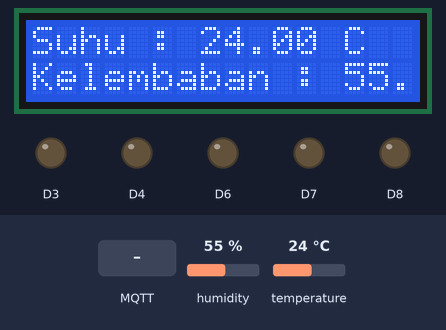
A sketch run on a simulated ESP8266 (NodeMCU). Parts: 16×2 character LCD, output pins drawn as LEDs (lit = HIGH). The test bench sets the inputs (shaded band); at power-on: temperature 24 °C, humidity 55 %. WiFi joins after 1.5 s; servers stay silent unless stated; no MQTT or app messages arrive unless stated; what the sketch prints to the serial monitor is not drawn.

Above: at 2.3 s.
2.4 s: MQTT message "D3=1" arrives on the first subscribed topic
At 3.9 s:
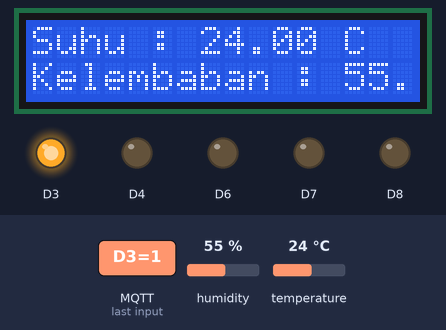
4.2 s: temperature set to 12 °C
At 6.3 s:
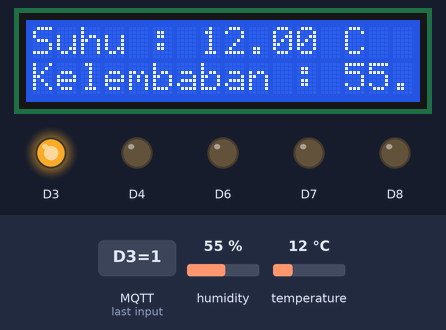
7.5 s: humidity set to 22 %
At 9.3 s:
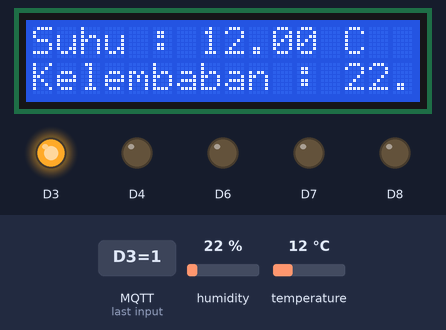
9.6 s: temperature set to 19 °C
At 11.5 s:
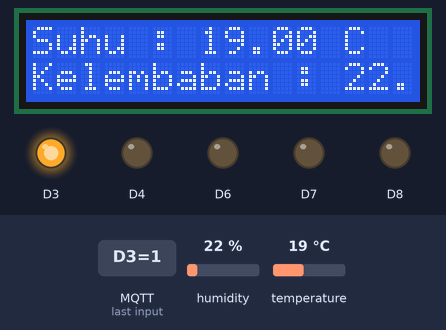
13.8 s: humidity set to 40 %
At 15.5 s:
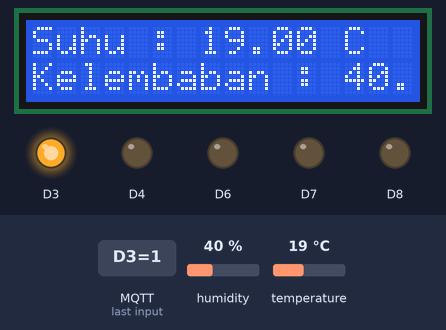
Timing chart, 0 to 17.0 s (numbered marks = the images above; inputs shaded):
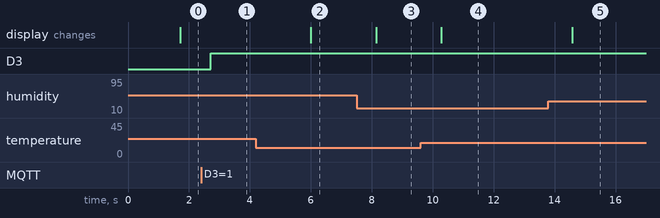

The sketch:

UjianPraktekIOT_FebriDwiSulianto.ino
```cpp
#include <EEPROM.h>
#include <ESP8266WiFi.h>
#include <PubSubClient.h>
#include <Wire.h>
// #include <Adafruit_INA219.h>
#include <stdlib.h>
#include <Wire.h>
#include <LiquidCrystal_I2C.h>
#include "DHT.h"
#define DHTPIN D5
#define DHTTYPE DHT11

DHT dht(DHTPIN, DHTTYPE);
LiquidCrystal_I2C lcd(0x27, 16, 2);

// Connect to the WiFi
const char* ssid = "IOT";
const char* password = "12345678";
const char* mqtt_server = "riset.revolusi-it.com";
const char* user_mqtt="usm";
const char* pass_mqtt="rahasia234";

// const char* mqtt_server = "riset.revolusi-it.com";
const char* topik = "iot/G.231.20.0082";

int stat_D0,stat_D1,stat_D2,stat_D3,stat_D4,stat_D5,stat_D6,stat_D7,stat_D8;

WiFiClient espClient;
PubSubClient client(espClient);
String messages;
String messages2;

void callback(char* topic, byte* payload, unsigned int length) {

 Serial.print("Pesan dari MQTT [");
 Serial.print(topic);
 Serial.print("] ");
 messages="";
 for (int i=0;i<length;i++) { // susun jadi string saja...
  char receivedChar = (char)payload[i];
  messages=messages+(char)payload[i]; // ambil pesannya masukkan dalam string
  }
  // set isi variabel lampu;
  if(messages=="D0=1") { stat_D0=1; }
  if(messages=="D0=0") { stat_D0=0; }
  if(messages=="D1=1") { stat_D1=1; }
  if(messages=="D1=0") { stat_D1=0; }
  if(messages=="D2=1") { stat_D2=1; }
  if(messages=="D2=0") { stat_D2=0; }
  if(messages=="D3=1") { stat_D3=1; }
  if(messages=="D3=0") { stat_D3=0; }
  if(messages=="D4=1") { stat_D4=1; }
  if(messages=="D4=0") { stat_D4=0; }
  if(messages=="D5=1") { stat_D5=1; }
  if(messages=="D5=0") { stat_D5=0; }
  if(messages=="D6=1") { stat_D6=1; }
  if(messages=="D6=0") { stat_D6=0; }
  if(messages=="D7=1") { stat_D7=1; }
  if(messages=="D7=0") { stat_D7=0; }
  if(messages=="D8=1") { stat_D8=1; }
  if(messages=="D8=0") { stat_D8=0; }
  Serial.println(messages);
}


void reconnect() {
 // Loop until we're reconnected
 while (!client.connected()) {
 Serial.print("Menghubungkan diri ke MQTT Server : "+(String)mqtt_server);
 // Attempt to connect
 if (client.connect("G.231.20.0082-Febri",user_mqtt,pass_mqtt)) {
  Serial.println("connected");
  // ... and subscribe to topic
  client.subscribe(topik);
 } else {
  Serial.print("failed, rc=");
  Serial.print(client.state());
  Serial.println(" coba lagi dalam 5 detik...");
  // Wait 5 seconds before retrying
  delay(5000);
  }
 }
}


void cek_suhu_print_lcd()
{

  float h = dht.readHumidity();
  float t = dht.readTemperature();
  lcd.setCursor(0, 0);
  lcd.print("Suhu : " + String(t) + " C");
  lcd.setCursor(0, 1);
  lcd.print("Kelembaban : " + String(h));
  Serial.print("Suhu : " + String(t) + " C");
}

String cek_suhu()
{
  float h = dht.readHumidity();
  float t = dht.readTemperature();
  lcd.setCursor(0, 0);
  lcd.print("Suhu : " + String(t) + " C");
  lcd.setCursor(0, 1);
  lcd.print("Kelembaban:" + String(h));
  return String(t)+","+String(h);
}

void eksekusi_pin()
{
// gunakan variabel global stat_D0 s/d stat_D8
digitalWrite(D0,stat_D0);
digitalWrite(D1,stat_D1);
digitalWrite(D2,stat_D2);
digitalWrite(D3,stat_D3);
digitalWrite(D4,stat_D4);
digitalWrite(D5,stat_D5);
digitalWrite(D6,stat_D6);
digitalWrite(D7,stat_D7);
digitalWrite(D8,stat_D8);
}

String jsonStatus()
{
  String messagesStatus;
  messagesStatus=  "{D0:"+(String)stat_D0+
                   ",D1:"+(String)stat_D1+
                   ",D2:"+(String)stat_D2+
                   ",D3:"+(String)stat_D3+
                   ",D4:"+(String)stat_D4+
                   ",D5:"+(String)stat_D5+
                   ",D6:"+(String)stat_D6+
                   ",D7:"+(String)stat_D7+
                   ",D8:"+(String)stat_D8+
                   "}";

  return messagesStatus;
}

void konek_wifi()
{
WiFi.begin(ssid, password);
  while (WiFi.status() != WL_CONNECTED) {
    delay(500);
    Serial.print(".");
  }
  Serial.println("");
  Serial.println("WiFi connected");
}

 // ------------------------------- begin --------------------------------------- //
void setup()
{
 Serial.begin(9600);

 client.setServer(mqtt_server, 1883);
 client.setCallback(callback);
 // setting pin nya
 pinMode(D3, OUTPUT); pinMode(D4, OUTPUT); pinMode(D5, OUTPUT);  pinMode(D6, OUTPUT); pinMode(D7, OUTPUT);  pinMode(D8, OUTPUT);

Wire.begin();  // aktivasi D1, D2 sebagai i2c
  lcd.begin(16, 2);

  lcd.backlight();
  dht.begin();
}

void loop()
{

 if(WiFi.status() != WL_CONNECTED) { konek_wifi(); } // jika tidak konek wifi maka di reconnect
 if (!client.connected()) { reconnect(); } // reconnect apabila belum konek

 client.loop();
 eksekusi_pin();
 messages2=cek_suhu();
 cek_suhu_print_lcd();
 // Serial.println(messages2);
 // perhatikan cara ngirim variabel string lewat client.publish ini gak bisa langsung...
 char attributes[100];
 messages2.toCharArray(attributes, 100);
 // cek_suhu_print_lcd();
// if(messages=="kirim_status") { client.publish(topik,attributes,true); }
client.publish(topik,attributes,true);
delay(1000);

}
```

Measured:
- after the input at 2.4 s, D3: LOW → HIGH after 0.31 s
- after the input at 4.2 s, the display: changes after 1.8 s (image 2)
- after the input at 7.5 s, the display: changes after 0.64 s (image 3)
- after the input at 9.6 s, the display: changes after 0.69 s (image 4)
- after the input at 13.8 s, the display: changes after 0.78 s (image 5)
